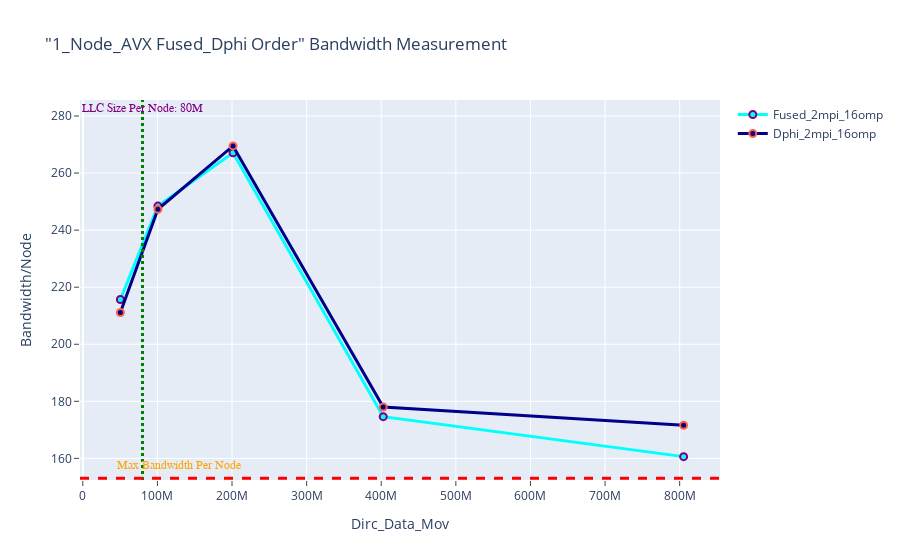

The notebook cell this image was saved under:
### Markdown cell above
## FLOPs AVX Dphi_Fused Order Execution

### Code cell
fig = go.Figure()

fig.add_trace(go.Scatter(x=(df_n1_avx_Fused_Dphi.Dirc_Data_Mov*(df_n1_avx_Fused_Dphi.MPI_SIZE)), 
                        y=(df_n1_avx_Fused_Dphi.Fused_BAND*(df_n1_avx_Fused_Dphi.MPI_SIZE)), 
                         mode='lines+markers', 
                         name='Fused_2mpi_16omp',
                         line=dict(color='cyan',width=3),
                         marker=dict(symbol='circle',size=7,line=dict(color='Purple',width=2))))
fig.add_trace(go.Scatter(x=(df_n1_avx_Fused_Dphi.Dirc_Data_Mov*(df_n1_avx_Fused_Dphi.MPI_SIZE)), 
                         y=(df_n1_avx_Fused_Dphi.Dphi_BAND*(df_n1_avx_Fused_Dphi.MPI_SIZE)), 
                         mode='lines+markers', 
                         name='Dphi_2mpi_16omp',
                         line=dict(color='darkblue',width=3),
                         marker=dict(symbol='circle',size=7, line=dict(color='tomato',width=2))))



# Adding vertical and horizontal lines 
fig.add_vline(x=80e6, line_width=3, line_dash="dot", line_color="green")
fig.add_hline(y=153, line_width=3, line_dash="dash", line_color="red")

# Add annotation with arrow
fig.add_annotation(
    x='80e6'
    , y=280
    , text=f'LLC Size Per Node: 80M'
    , yanchor='bottom'
    , showarrow=False
    , arrowhead=1
    , arrowsize=1
    , arrowwidth=2
    , arrowcolor="#636363"
    , ax=-20
    , ay=-30
    , font=dict(size=12, color="purple", family="Sans Serif")
    , align="left"
    ,)

fig.add_annotation(
    x='130e6'
    , y=155
    , text=f'Max Bandwidth Per Node'
    , yanchor='bottom'
    , showarrow=False
    , arrowhead=1
    , arrowsize=1
    , arrowwidth=2
    , arrowcolor="#636363"
    , ax=-20
    , ay=-30
    , font=dict(size=12, color="orange", family="Sans Serif")
    , align="left"
    ,)


fig.update_layout(title='"1_Node_AVX Fused_Dphi Order" Bandwidth Measurement',
                  xaxis_title='Dirc_Data_Mov', yaxis_title='Bandwidth/Node', 
                  xaxis=dict(ticks="outside"),  
                  yaxis=dict(ticks="outside"))

### Figure 1 — Plotly figure (JSON) as saved in the notebook; plotly's stock layout.template omitted (floating-point values rounded to 4 significant figures)
{"data": [{"line": {"color": "cyan", "width": 3}, "marker": {"line": {"color": "Purple", "width": 2}, "size": 7, "symbol": "circle"}, "mode": "lines+markers", "name": "Fused_2mpi_16omp", "type": "scatter", "x": [50331648, 100663296, 201326592, 402653184, 805306368], "y": [215.7, 248.4, 267.1, 174.6, 160.6]}, {"line": {"color": "darkblue", "width": 3}, "marker": {"line": {"color": "tomato", "width": 2}, "size": 7, "symbol": "circle"}, "mode": "lines+markers", "name": "Dphi_2mpi_16omp", "type": "scatter", "x": [50331648, 100663296, 201326592, 402653184, 805306368], "y": [211.1, 247.3, 269.5, 178.0, 171.6]}], "layout": {"annotations": [{"align": "left", "arrowcolor": "#636363", "arrowhead": 1, "arrowsize": 1, "arrowwidth": 2, "ax": -20, "ay": -30, "font": {"color": "purple", "family": "Sans Serif", "size": 12}, "showarrow": false, "text": "LLC Size Per Node: 80M", "x": "80e6", "y": 280, "yanchor": "bottom"}, {"align": "left", "arrowcolor": "#636363", "arrowhead": 1, "arrowsize": 1, "arrowwidth": 2, "ax": -20, "ay": -30, "font": {"color": "orange", "family": "Sans Serif", "size": 12}, "showarrow": false, "text": "Max Bandwidth Per Node", "x": "130e6", "y": 155, "yanchor": "bottom"}], "shapes": [{"line": {"color": "green", "dash": "dot", "width": 3}, "type": "line", "x0": 80000000, "x1": 80000000, "xref": "x", "y0": 0, "y1": 1, "yref": "y domain"}, {"line": {"color": "red", "dash": "dash", "width": 3}, "type": "line", "x0": 0, "x1": 1, "xref": "x domain", "y0": 153, "y1": 153, "yref": "y"}], "title": {"text": "\"1_Node_AVX Fused_Dphi Order\" Bandwidth Measurement"}, "xaxis": {"ticks": "outside", "title": {"text": "Dirc_Data_Mov"}}, "yaxis": {"ticks": "outside", "title": {"text": "Bandwidth/Node"}}}}
